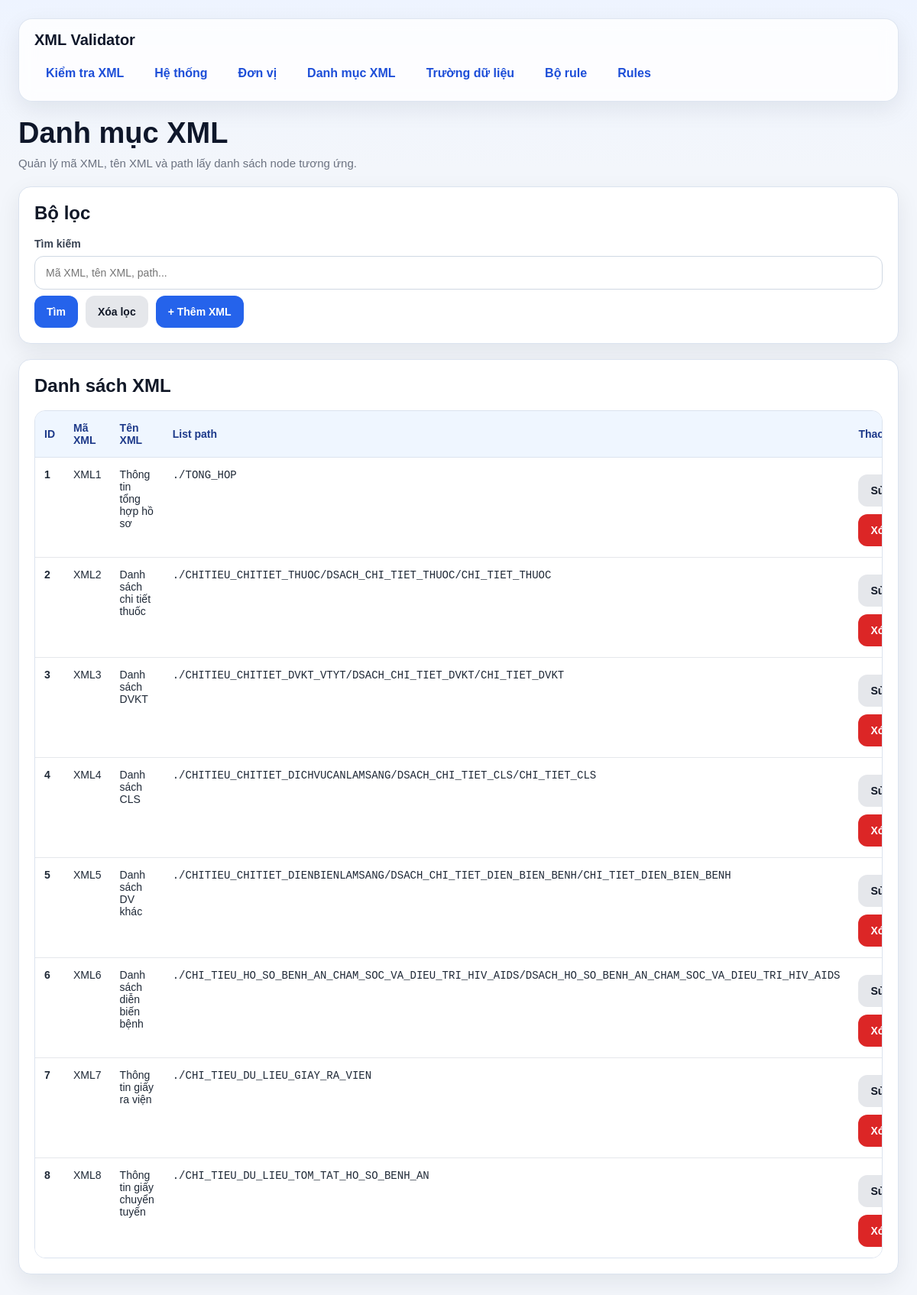
Page /xmls/ on the committed database.
### models/xml_model.py (models this page shows, shortened)
class DanhMucXml(db.Model):
    __tablename__ = "danh_muc_xml"
    id = db.Column(db.Integer, primary_key=True)
    ma_xml = db.Column(db.String(50), nullable=False, unique=True)   # XML1, XML2, XML3
    ten_xml = db.Column(db.String(255), nullable=False)
    list_path = db.Column(db.String(500), nullable=False)            # path tính từ NOIDUNGFILE

### routes/xml_routes.py (the view, shortened to what this page needs)
@xml_bp.route("/", methods=["GET"])
def list_xmls():
    keyword = (request.args.get("keyword") or "").strip()
    query = DanhMucXml.query
    xmls = query.order_by(DanhMucXml.id.asc()).all()
    return render_template("xmls.html", xmls=xmls, keyword=keyword)

### templates/xmls.html (shortened to what this page needs)
{% extends "base.html" %}
{% block content %}
<div class="page-header">
    <h1 class="page-title">Danh mục XML</h1>
    <div class="page-subtitle">Quản lý mã XML, tên XML và path lấy danh sách node tương ứng.</div>
</div>
<div class="card">
    <h2 class="card-title">Bộ lọc</h2>
    <form method="GET">
        <label>Tìm kiếm</label>
        <input type="text" name="keyword" value="{{ keyword }}" placeholder="Mã XML, tên XML, path...">
        <div class="actions">
            <button type="submit" class="btn btn-primary">Tìm</button>
            <a href="/xmls" class="btn btn-secondary">Xóa lọc</a>
            <a href="/xmls/create" class="btn btn-primary">+ Thêm XML</a>
        </div>
    </form>
</div>
<div class="card">
    <h2 class="card-title">Danh sách XML</h2>
    {% if xmls %}
        <div class="table-wrap">
            <table>
                <thead>
                    <tr>
                        <th style="width: 90px;">ID</th>
                        <th style="width: 140px;">Mã XML</th>
                        <th>Tên XML</th>
                        <th>List path</th>
                        <th style="width: 180px;">Thao tác</th>
                    </tr>
                </thead>
                <tbody>
                    {% for x in xmls %}
                    <tr>
                        <td><strong>{{ x.id }}</strong></td>
                        <td>{{ x.ma_xml }}</td>
                        <td>{{ x.ten_xml }}</td>
                        <td><code>{{ x.list_path }}</code></td>
                        <td>
                            <div class="actions">
                                <a class="btn btn-secondary" href="/xmls/{{ x.id }}/edit">Sửa</a>
                                <form class="inline" method="POST" action="/xmls/{{ x.id }}/delete" onsubmit="return confirm('Xóa XML này?');">
                                    <button class="btn btn-danger" type="submit">Xóa</button>
                                </form>
                            </div>
                        </td>
                    </tr>
                    {% endfor %}
                </tbody>
            </table>
        </div>
    {% else %}
        <div class="empty-state">Chưa có dữ liệu XML.</div>
    {% endif %}
</div>
{% endblock %}

### templates/base.html (style rules this page uses)
* { box-sizing: border-box; }
:root { --bg: #f3f6fb; --card: #ffffff; --card-soft: #f8fafc; --border: #dbe3ef; --text: #1f2937; --muted: #6b7280; --primary: #2563eb; --primary-hover: #1d4ed8; --danger: #dc2626; --danger-hover: #b91c1c; --success-bg: #dcfce7; --success-text: #166534; --warning-bg: #fef3c7; --warning-text: #92400e; --error-bg: #fee2e2; --error-text: #991b1b; --shadow: 0 10px 30px rgba(15, 23, 42, 0.08); --radius: 16px; }
body { margin: 0; font-family: Arial, Helvetica, sans-serif; background: linear-gradient(180deg, #eef4ff 0%, var(--bg) 220px); color: var(--text); }
.page-header { margin-bottom: 22px; }
.page-title { margin: 0; font-size: 38px; line-height: 1.15; color: #0f172a; }
.page-subtitle { margin-top: 8px; color: var(--muted); font-size: 15px; }
.card { background: var(--card); border: 1px solid var(--border); border-radius: var(--radius); box-shadow: var(--shadow); padding: 20px; margin-bottom: 20px; }
.card-title { margin: 0 0 18px 0; font-size: 24px; font-weight: 700; color: #111827; }
label { display: block; font-size: 14px; font-weight: 700; margin-bottom: 8px; margin-top: 8px; color: #374151; }
input[type="text"], input[type="date"], input[type="file"], input[type="password"], select, textarea { width: 100%; min-height: 44px; border: 1px solid #cfd8e3; border-radius: 12px; padding: 10px 14px; font-size: 14px; background: #fff; color: var(--text); outline: none; transition: border-color 0.2s, box-shadow 0.2s; }
.actions { display: flex; flex-wrap: wrap; gap: 10px; margin-top: 8px; }
.btn, button { border: none; min-height: 42px; padding: 10px 16px; border-radius: 12px; cursor: pointer; font-weight: 700; font-size: 14px; text-decoration: none; display: inline-flex; align-items: center; justify-content: center; transition: 0.2s ease; }
.btn-primary { background: var(--primary); color: white; }
.btn-secondary { background: #e5e7eb; color: #111827; }
.btn-danger { background: var(--danger); color: white; }
.table-wrap { overflow-x: auto; border: 1px solid var(--border); border-radius: 14px; }
table { width: 100%; border-collapse: collapse; background: white; }
th { background: #eff6ff; color: #1e3a8a; font-size: 14px; font-weight: 700; text-align: left; padding: 14px 12px; border-bottom: 1px solid var(--border); }
td { padding: 14px 12px; border-bottom: 1px solid #e5e7eb; vertical-align: top; font-size: 14px; }
tbody tr:last-child td { border-bottom: none; }

### rows in the picture
DanhMucXml: id "1", ma_xml "XML1", ten_xml "Thông tin tổng hợp hồ sơ", list_path "./TONG_HOP"
DanhMucXml: id "2", ma_xml "XML2", ten_xml "Danh sách chi tiết thuốc", list_path "./CHITIEU_CHITIET_THUOC/DSACH_CHI_TIET_THUOC/CHI_TIET_THUOC"
DanhMucXml: id "3", ma_xml "XML3", ten_xml "Danh sách DVKT", list_path "./CHITIEU_CHITIET_DVKT_VTYT/DSACH_CHI_TIET_DVKT/CHI_TIET_DVKT"
DanhMucXml: id "4", ma_xml "XML4", ten_xml "Danh sách CLS", list_path "./CHITIEU_CHITIET_DICHVUCANLAMSANG/DSACH_CHI_TIET_CLS/CHI_TIET_CLS"
DanhMucXml: id "5", ma_xml "XML5", ten_xml "Danh sách DV khác", list_path "./CHITIEU_CHITIET_DIENBIENLAMSANG/DSACH_CHI_TIET_DIEN_BIEN_BENH/CHI_TIET_DIEN_BIEN_BENH"
DanhMucXml: id "6", ma_xml "XML6", ten_xml "Danh sách diễn biến bệnh", list_path "./CHI_TIEU_HO_SO_BENH_AN_CHAM_SOC_VA_DIEU_TRI_HIV_AIDS/DSACH_HO_SO_BENH_AN_CHAM_SOC_VA_DIEU_TRI_HIV_AIDS"
DanhMucXml: id "7", ma_xml "XML7", ten_xml "Thông tin giấy ra viện", list_path "./CHI_TIEU_DU_LIEU_GIAY_RA_VIEN"
DanhMucXml: id "8", ma_xml "XML8", ten_xml "Thông tin giấy chuyển tuyến", list_path "./CHI_TIEU_DU_LIEU_TOM_TAT_HO_SO_BENH_AN"
